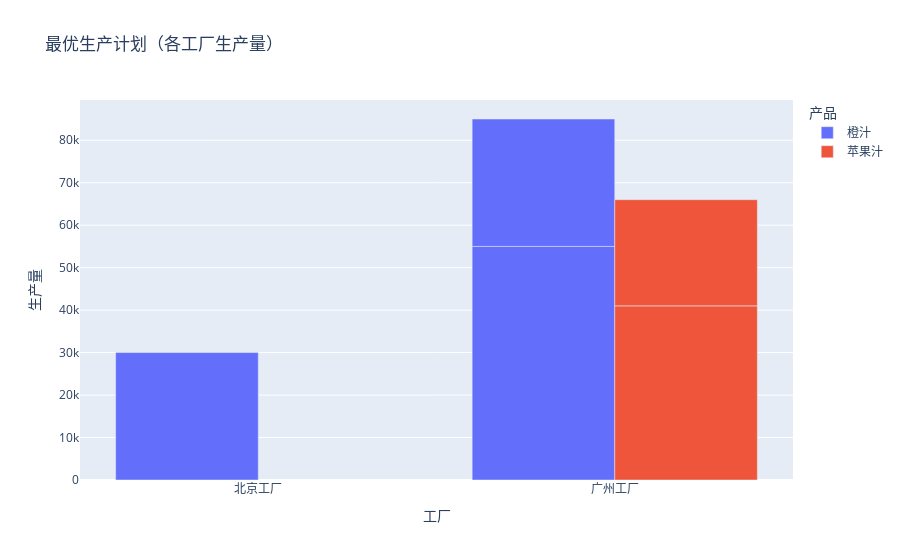

Notebook cell for this chart:
### Markdown cell above
## 最优生产计划

### Code cell
print("\n--- 最优生产计划 ---")
# 提取生产计划数据
production_plan_data = []
# 遍历所有生产相关的变量
for f in factories:
    for line in production_lines_info[f]:
        for p in products:
            for t in periods:
                # 只有当生产量大于0时才打印，忽略未生产的情况
                if value(produce[f][line][p][t]) > 0:
                    plan_entry = {
                        '工厂': f,
                        '生产线': line,
                        '产品': p,
                        '周期（旬）': t,
                        '生产量': int(value(produce[f][line][p][t])),
                        '单位生产成本': production_cost.get((f, line, p), 0)
                    }
                    production_plan_data.append(plan_entry)

production_plan_df = pd.DataFrame(production_plan_data)

if not production_plan_df.empty:
    # print(production_plan_df.to_string(index=False))
    display(production_plan_df)
else:
    print("没有生产记录。")

# 可视化3: 最优生产计划条形图
if not production_plan_df.empty:
    fig3 = px.bar(
        production_plan_df, 
        x='工厂', 
        y='生产量', 
        color='产品',
        barmode='group',
        title='最优生产计划（各工厂生产量）',
        labels={'生产量': '生产量', '工厂': '工厂'}
    )
    fig3.show()

### Figure 1 — Plotly figure (JSON) as saved in the notebook; plotly's stock layout.template omitted (floating-point values rounded to 4 significant figures)
{"data": [{"alignmentgroup": "True", "hovertemplate": "产品=橙汁<br>工厂=%{x}<br>生产量=%{y}<extra></extra>", "legendgroup": "橙汁", "marker": {"color": "#636efa", "pattern": {"shape": ""}}, "name": "橙汁", "offsetgroup": "橙汁", "orientation": "v", "showlegend": true, "textposition": "auto", "type": "bar", "x": ["北京工厂", "广州工厂", "广州工厂"], "xaxis": "x", "y": [30000, 55000, 30000], "yaxis": "y"}, {"alignmentgroup": "True", "hovertemplate": "产品=苹果汁<br>工厂=%{x}<br>生产量=%{y}<extra></extra>", "legendgroup": "苹果汁", "marker": {"color": "#EF553B", "pattern": {"shape": ""}}, "name": "苹果汁", "offsetgroup": "苹果汁", "orientation": "v", "showlegend": true, "textposition": "auto", "type": "bar", "x": ["广州工厂", "广州工厂"], "xaxis": "x", "y": [41000, 25000], "yaxis": "y"}], "layout": {"barmode": "group", "legend": {"title": {"text": "产品"}, "tracegroupgap": 0}, "title": {"text": "最优生产计划（各工厂生产量）"}, "xaxis": {"anchor": "y", "domain": [0, 1], "title": {"text": "工厂"}}, "yaxis": {"anchor": "x", "domain": [0, 1], "title": {"text": "生产量"}}}}
